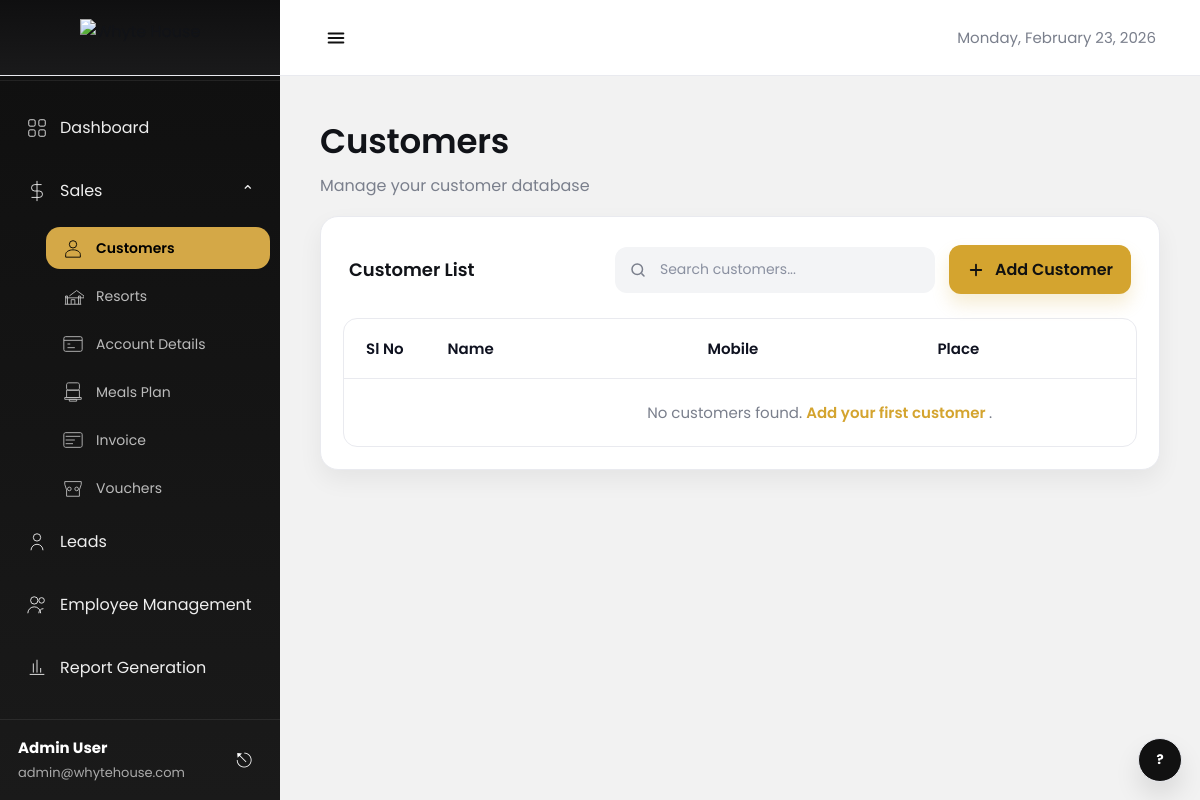
Before: /sales/customers/ with the older database file.
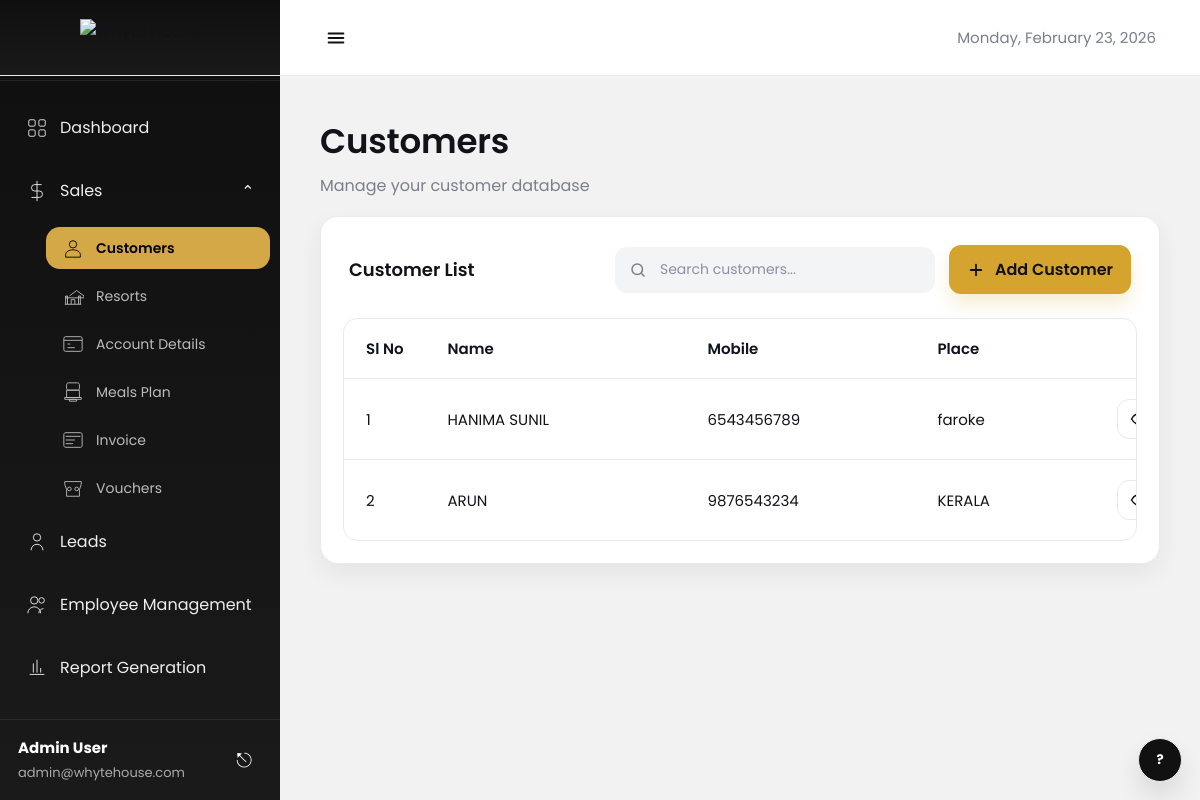
After: the same page with the newer database file.
### admin_panel/models.py (models this page shows, shortened)
class Customer(models.Model):
    CUSTOMER_TYPE_CHOICES = [
        ('Individual', 'Individual'),
        ('Corporate', 'Corporate'),
        ('Government', 'Government'),
    ]
    SALUTATION_CHOICES = [
        ('Mr', 'Mr'),
        ('Mrs', 'Mrs'),
        ('Ms', 'Ms'),
        ('Dr', 'Dr'),
    ]
    customer_type = models.CharField(
        max_length=50,
        choices=CUSTOMER_TYPE_CHOICES,
        default='Individual'
    )
    salutation = models.CharField(max_length=10, blank=True, null=True)
    first_name = models.CharField(max_length=100)
    last_name = models.CharField(max_length=100, blank=True, null=True)
    display_name = models.CharField(max_length=255)
    place = models.CharField(max_length=255, blank=True, null=True)
    contact_number = models.CharField(max_length=20, unique=True)
    same_as_whatsapp = models.BooleanField(default=False)
    whatsapp_number = models.CharField(max_length=20, blank=True, null=True)
    work_number = models.CharField(max_length=20, blank=True, null=True)
    gst_number = models.CharField(max_length=15, blank=True, null=True)
    created_at = models.DateTimeField(auto_now_add=True)
    updated_at = models.DateTimeField(auto_now=True)
    class Meta:
        ordering = ['-created_at']

### admin_panel/views.py (the view)
# urls.py: path('customers/', views.customer_list, name='customer_list'),
def customer_list(request):
    customers = Customer.objects.all()
    print(f"=== CUSTOMER LIST DEBUG ===")
    print(f"Total customers in database: {customers.count()}")
    for customer in customers:
        print(f"  Customer {customer.id}: {customer.display_name} - {customer.contact_number}")
    return render(request, "admin/sales/customer/customer.html", {
        "customers": customers
    })

### templates/admin/sales/customer/customer.html (shortened to what this page needs)
{% load static %}
<!DOCTYPE html>
<html lang="en">
<head>
</head>
<body>
  {% include "admin/header.html" %}
  {% include "admin/sidebar.html" %}
  <main class="main">
    <div class="page-title">
      <h1>Customers</h1>
      <p>Manage your customer database</p>
    </div>
    <section class="card">
      <div class="card-head">
        <h2>Customer List</h2>
        <div class="head-actions">
          <div class="search">
            <svg viewBox="0 0 24 24" fill="none">
              <circle cx="11" cy="11" r="7" stroke-width="2"/>
              <path d="M20 20L17.2 17.2" stroke-width="2" stroke-linecap="round"/>
            </svg>
            <input type="text" placeholder="Search customers..." />
          </div>
          <a href="{% url 'sales:add_customer' %}" class="btn-add">
            <svg viewBox="0 0 24 24" fill="none">
              <path d="M12 5V19" stroke="#111" stroke-width="2.4" stroke-linecap="round"/>
              <path d="M5 12H19" stroke="#111" stroke-width="2.4" stroke-linecap="round"/>
            </svg>
            Add Customer
          </a>
        </div>
      </div>
      <div class="table-wrap">
        <table>
          <thead>
            <tr>
              <th style="width:110px;">Sl No</th>
              <th style="min-width:260px;">Name</th>
              <th style="min-width:230px;">Mobile</th>
              <th style="min-width:180px;">Place</th>
              <th style="min-width:200px;">Actions</th>
            </tr>
          </thead>
          <tbody>
            {% for c in customers %}
            <tr>
              <td>{{ forloop.counter }}</td>
              <td>{{ c.display_name }}</td>
              <td>{{ c.contact_number }}</td>
              <td>{{ c.place|default:"—" }}</td>
              <td>
                <div class="actions">
                  <a href="{% url 'sales:view_customer' c.id %}" class="icon-btn" title="View" aria-label="View">
                    <svg viewBox="0 0 24 24" fill="none" stroke="#111" stroke-width="2" stroke-linecap="round" stroke-linejoin="round">
                      <path d="M2 12s4-7 10-7 10 7 10 7-4 7-10 7S2 12 2 12Z"/>
                      <circle cx="12" cy="12" r="3"/>
                    </svg>
                  </a>
                </div>
              </td>
            </tr>
            {% empty %}
            <tr>
              <td colspan="5" style="text-align:center;padding:22px;color:var(--muted);">
                No customers found.
                <a href="{% url 'sales:add_customer' %}" style="color:var(--accent);text-decoration:none;font-weight:600;">
                  Add your first customer
                </a>.
              </td>
            </tr>
            {% endfor %}
          </tbody>
        </table>
      </div>
    </section>
  </main>
  <button class="help-fab" type="button" aria-label="Help">
    <span>?</span>
  </button>
</body>
</html>

Changed rows visible on the page:
added Customer: display_name "HANIMA SUNIL", contact_number "6543456789", place "faroke"
added Customer: display_name "ARUN", contact_number "9876543234", place "KERALA"
Other visible differences:
text no longer shown: "No customers found. Add your first customer ."
